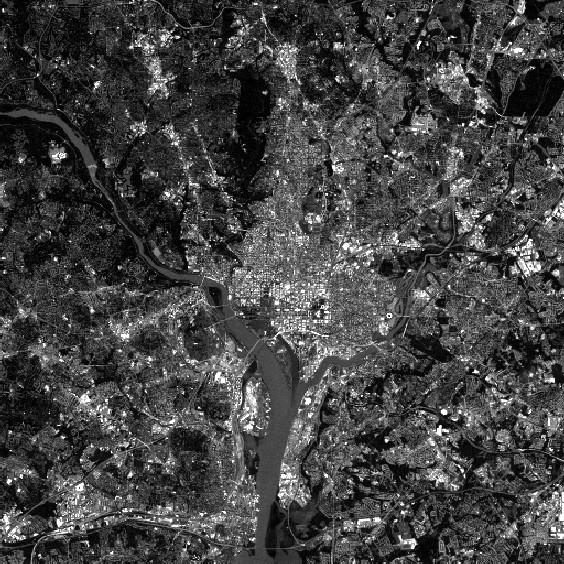
%> input picture ImageProcessing/images/WashingtonDC_Band2_564.tif, 564 x 564 px, given in place of WashingtonDC_Band2_564.tif.tif, which was not available
$ octave --eval "result = IPGradient('../../ImageProcessing/images/WashingtonDC_Band2_564.tif');"   (GNU Octave 9; MATLAB toolbox functions it lacks are replaced by stand-ins)
%> lines starting %> are read from the running program, lines starting %| are printed output that depends on the picture; pictures that were not available may be replaced by others from this repository, and a replacement may not be noted
%> in IPGradient, f is the input picture: size 564x564 uint8; min 0, max 255, mean 67.5
### Lab2/Ex2/IPFilter.m
function newImage = IPFilter(imname,filter)
%> called with filter = [-1 -1 -1; 0 0 0; 1 1 1]

clc;                                  % clear the command window
close all;                            % close open figure windows
inputfile = [imname,'.tif'];
f = imread(inputfile);                        %Display original image

A = im2double(f);                   %Convert to double

A_expanded = zeros(size(A,1)+2,size(A,2)+2); %Expand image
A_expanded(2:end-1,2:end-1) = A;            %Add image to center
A_expanded(2:end-1,1)=A(:,1);               %Copy edges to sides
A_expanded(2:end-1,end) = A(:,end);
A_expanded(1,2:end-1) = A(1,:);
A_expanded(end,2:end-1) = A(end,:);

%We now create 9 copies of the original image so that we will later apply
%the filter, cycling through the sides
A_expanded_up = [A_expanded(2:end,:); A_expanded(1,:)];
A_expanded_down = [A_expanded(end,:); A_expanded(1:end-1,:)];
A_expanded_left = [A_expanded(:,2:end) A_expanded(:,1)];
A_expanded_right = [A_expanded(:,end) A_expanded(:,1:end-1)];

A_expanded_up_left = [A_expanded_up(:,2:end) A_expanded_up(:,1)];
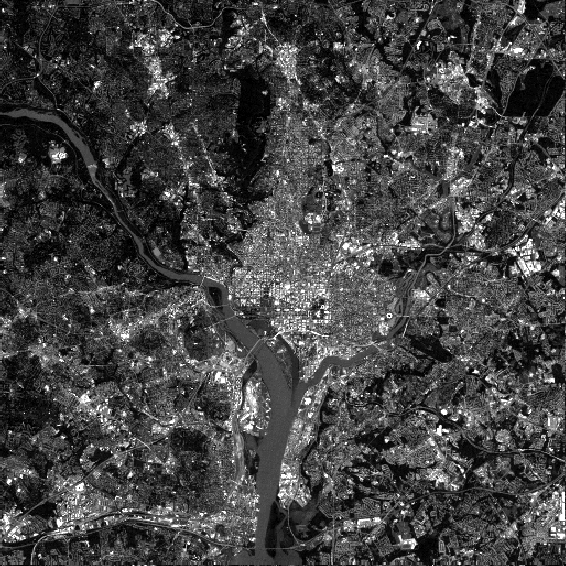
%> A_expanded_up_left: size 566x566 double; min 0, max 1, mean 0.265; mean of the top-left, top-right, bottom-left and bottom-right quarters 0.182, 0.287, 0.288, 0.302
A_expanded_down_left = [A_expanded_down(:,2:end) A_expanded_down(:,1)];
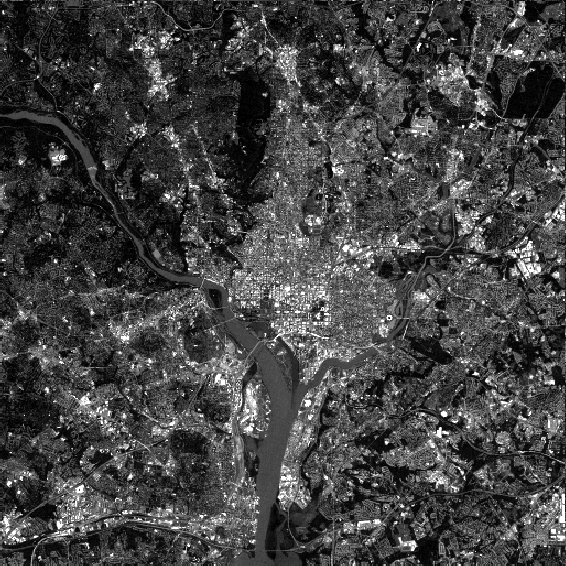
%> A_expanded_down_left: size 566x566 double; min 0, max 1, mean 0.265; mean of the top-left, top-right, bottom-left and bottom-right quarters 0.182, 0.286, 0.288, 0.303
A_expanded_up_right = [A_expanded_up(:,end) A_expanded_up(:,1:end-1)];
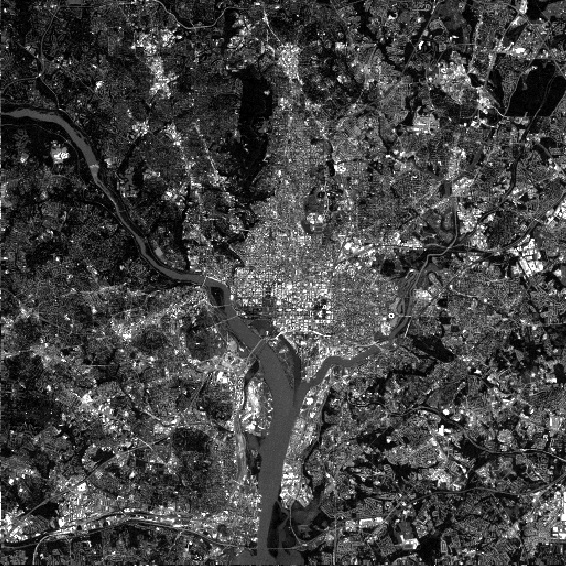
%> A_expanded_up_right: size 566x566 double; min 0, max 1, mean 0.265; mean of the top-left, top-right, bottom-left and bottom-right quarters 0.181, 0.287, 0.287, 0.302
A_expanded_down_right = [A_expanded_down(:,end) A_expanded_down(:,1:end-1)];

%Apply filter
A_expanded_result = filter(1,1)*A_expanded_up_left + filter(1,2)*A_expanded_up + filter(1,3)*A_expanded_up_right + filter(2,1)*A_expanded_left + filter(2,2)*A_expanded + filter(2,3)*A_expanded_right + filter(3,1)*A_expanded_down_left + filter(3,2)*A_expanded_down + filter(3,3)*A_expanded_down_right;
%Use only center of the image
A_result = A_expanded_result(2:end-2,2:end-1);
%Return to uint8
newImage = im2uint8(A_result);
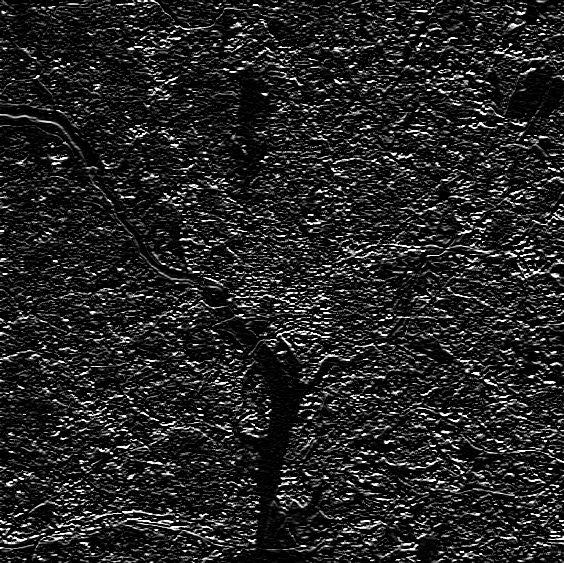
%> newImage: size 563x564 uint8; min 0, max 255, mean 35.6


end

### Lab2/Ex2/IPGradient.m
function newImage = IPGradient(imname)

clc;                                  % clear the command window
close all;                            % close open figure windows
inputfile = [imname,'.tif'];
f = imread(inputfile);

filter1 = [-1 -1 -1; 0 0 0; 1 1 1];
filter2 = [-1 0 1;-1 0 1;-1 0 1];

grad1 = IPFilter(imname,filter1);
grad2 = IPFilter(imname,filter2);
%> call 2 of IPFilter, with filter = [-1 0 1; -1 0 1; -1 0 1]
%> in IPFilter (call 2), `A_result = A_expanded_result(2:end-2,2:end-1);`:
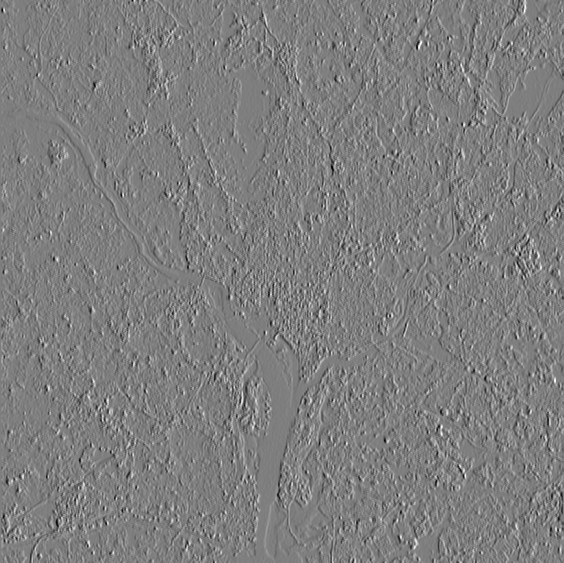
%> A_result: size 563x564 double; min -2.85, max 2.87, mean -0.00151; drawn with min black and max white
%> in IPFilter (call 2), `newImage = im2uint8(A_result);`:
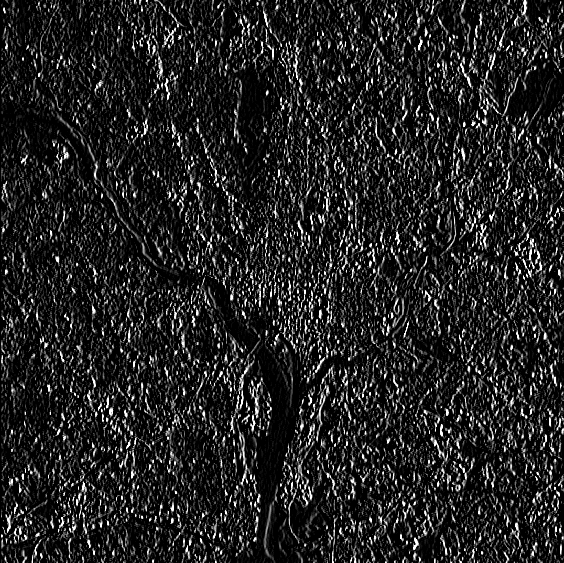
%> newImage: size 563x564 uint8; min 0, max 255, mean 35.1
final = im2uint8((im2double(grad1).^2 + im2double(grad2).^2).^(1/2));
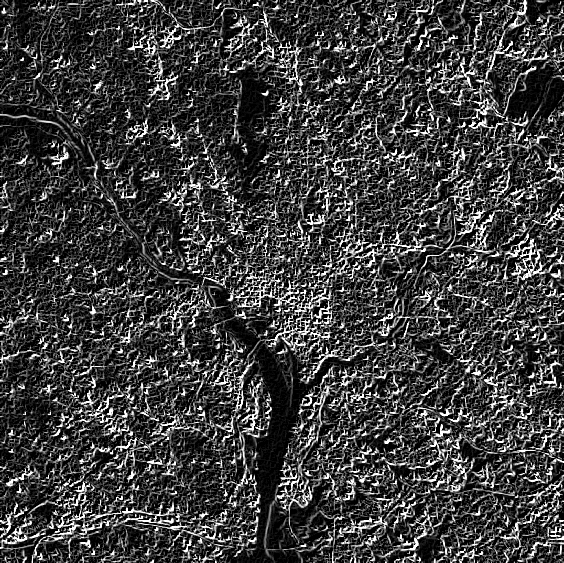
%> final: size 563x564 uint8; min 0, max 255, mean 62.5

figure;
subplot(2,2,1),imshow(f),title('Original Image');
subplot(2,2,2), imshow(grad1), title('Vertical Gradients');
subplot(2,2,3), imshow(grad2), title('Horizontal Gradients');
subplot(2,2,4), imshow(final), title('Gradient Magnitude');

end
%> (the run ends here)

$ run again, on ImageProcessing/images/WashingtonDC_Band4_564.tif
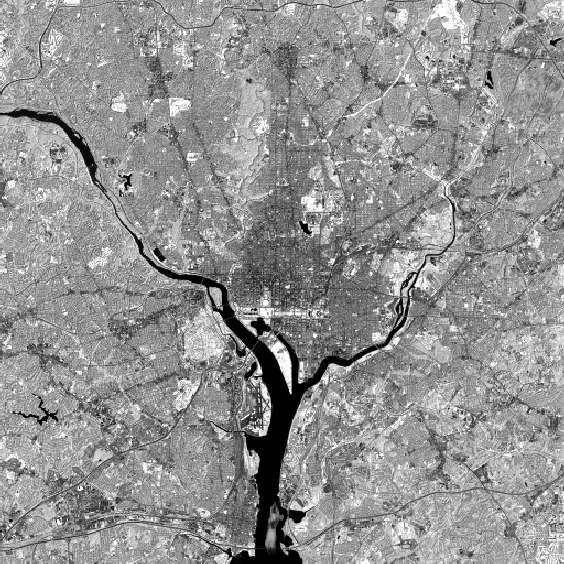
%> input picture ImageProcessing/images/WashingtonDC_Band4_564.tif, 564 x 564 px, given in place of WashingtonDC_Band4_564.tif.tif, which was not available
%> in IPGradient, f is the input picture: size 564x564 uint8; min 0, max 254, mean 146.2
%> in IPFilter (call 2), `A_result = A_expanded_result(2:end-2,2:end-1);`:
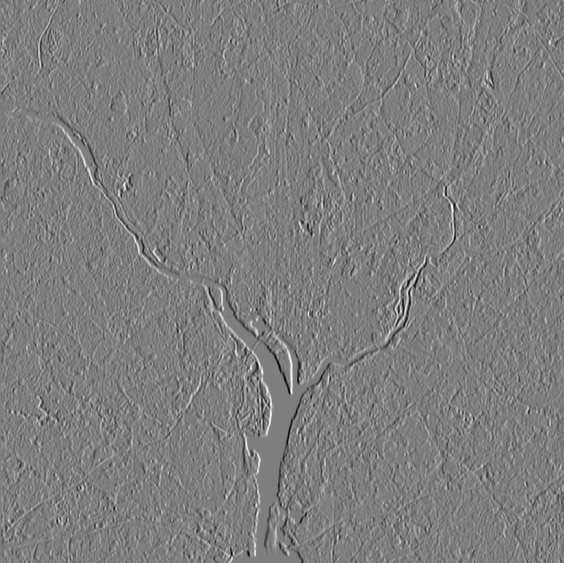
%> A_result: size 563x564 double; min -2.95, max 2.99, mean -0.000334; drawn with min black and max white
%> in IPGradient, `final = im2uint8((im2double(grad1).^2 + im2double(grad2).^2).^(1/2));`:
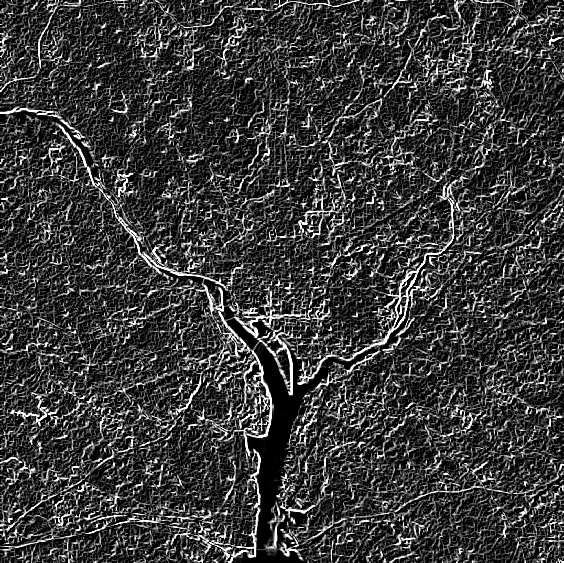
%> final: size 563x564 uint8; min 0, max 255, mean 58.2
